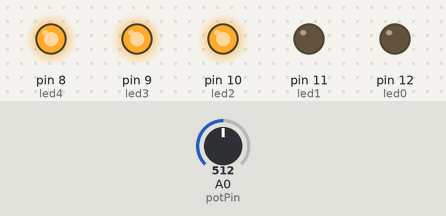
Bench run of a sketch on a simulated Arduino Uno, built with avr-gcc and run on an emulated ATmega328P. Parts: output pins drawn as LEDs (lit = HIGH). Inputs (shaded band) come from the test bench; at power-on: A0 (potPin) = 512.

Above: at 1.2 s.
1.3 s: A0 (potPin) set to 606
2.8 s: A0 (potPin) set to 627
At 3.4 s:
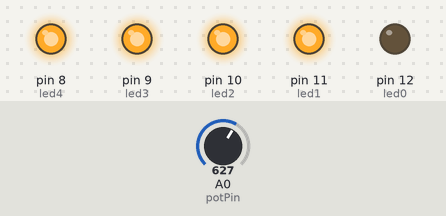
4.3 s: A0 (potPin) set to 805
5.8 s: A0 (potPin) set to 826
At 6.9 s:
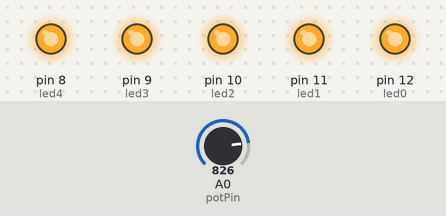
7.3 s: A0 (potPin) set to 306
At 8.0 s:
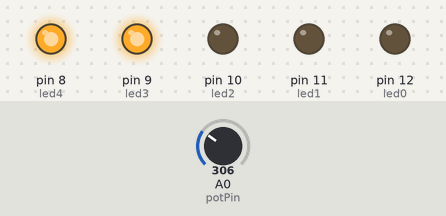
8.8 s: A0 (potPin) set to 392
10.3 s: A0 (potPin) set to 422
At 11.5 s:
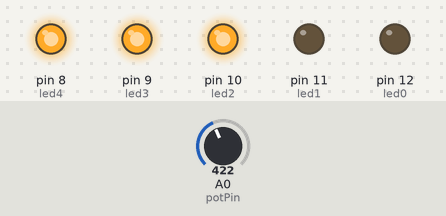
Timing chart, 0 to 12.8 s (numbered marks = the images above; inputs shaded):
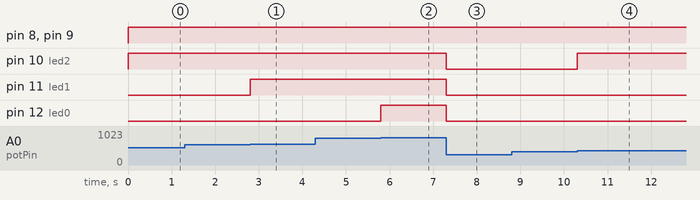

The sketch:

Potentiometer.ino
```cpp
/*****************************
   * Marc Schaufelberger *
   * HTW CHUR *
   * 25. FEB 2019 *
   * Poti LED-Stair *
  ******************************/

int potPin = 0; // select the input pin for the potentiometer
int led0 = 12; // the pin the LED is connected to
int led1 = 11;
int led2 = 10;
int led3 = 9;
int led4 = 8;
int val = 0;       // variable to store the value coming from the sensor

void setup() {
    pinMode(led0, OUTPUT); // Declare the LED as an output
    pinMode(led1, OUTPUT);
    pinMode(led2, OUTPUT);
    pinMode(led3, OUTPUT);
    pinMode(led4, OUTPUT);
}

void loop() {
  val = analogRead(potPin);    // read the value from the sensor

  if (val==0){
    digitalWrite(led4, LOW);digitalWrite(led3, LOW);digitalWrite(led2, LOW);digitalWrite(led1, LOW);digitalWrite(led0, LOW);
    }else if (val<1*1023/5){
    digitalWrite(led4, HIGH);digitalWrite(led3, LOW);digitalWrite(led2, LOW);digitalWrite(led1, LOW);digitalWrite(led0, LOW);
    }else if (val<2*1023/5){
    digitalWrite(led4, HIGH);digitalWrite(led3, HIGH);digitalWrite(led2, LOW);digitalWrite(led1, LOW);digitalWrite(led0, LOW);
    }else if (val<3*1023/5){
    digitalWrite(led4, HIGH);digitalWrite(led3, HIGH);digitalWrite(led2, HIGH);digitalWrite(led1, LOW);digitalWrite(led0, LOW);
    }else if (val<4*1023/5){
    digitalWrite(led4, HIGH);digitalWrite(led3, HIGH);digitalWrite(led2, HIGH);digitalWrite(led1, HIGH);digitalWrite(led0, LOW);
    }else if (val<5*1023/5){
    digitalWrite(led4, HIGH);digitalWrite(led3, HIGH);digitalWrite(led2, HIGH);digitalWrite(led1, HIGH);digitalWrite(led0, HIGH);
    }

}
```

Measured:
- the behaviour switches between 612 and 613 on A0 (potPin) (found by bisection; images 0 and 1)
- the behaviour switches between 817 and 818 on A0 (potPin) (found by bisection; images 1 and 2)
- the behaviour switches between 408 and 409 on A0 (potPin) (found by bisection; images 3 and 4)
- after the input at 1.3 s, every drawn part: stays the same
- after the input at 2.8 s, pin 11 (led1): LOW → HIGH at once
- after the input at 4.3 s, every drawn part: stays the same
- after the input at 5.8 s, pin 12 (led0): LOW → HIGH at once
- after the input at 7.3 s, pin 10 (led2), pin 11 (led1), pin 12 (led0): HIGH → LOW at once
- after the input at 8.8 s, every drawn part: stays the same
- after the input at 10.3 s, pin 10 (led2): LOW → HIGH at once
